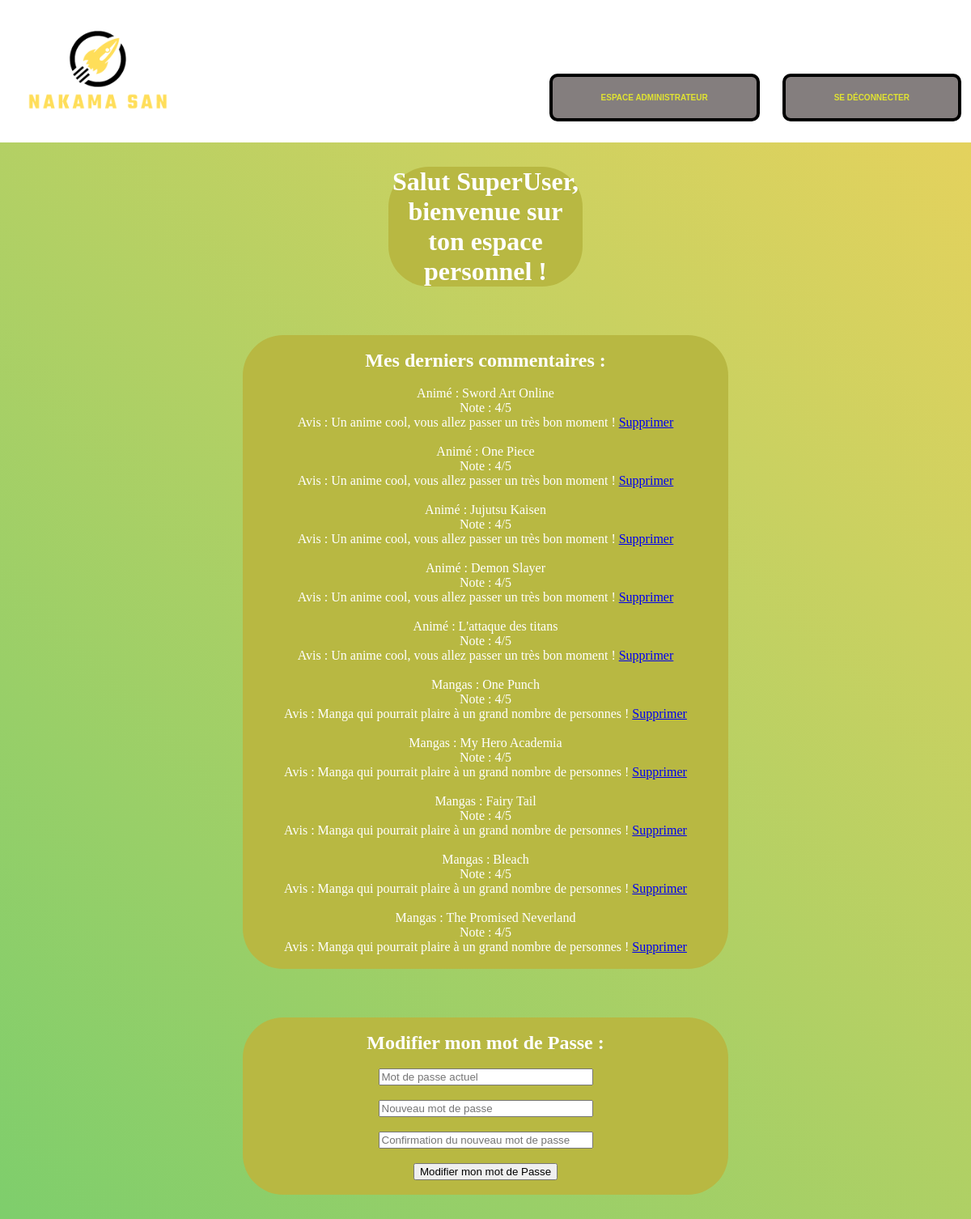
The app's page /IO2/php/pageProfile.php (signed in) with its own data.
### tables this page shows
CREATE TABLE `commentaires` (
  `user_id` int(11) NOT NULL,
  `anime_id` int(11) NOT NULL,
  `avis` text NOT NULL,
  `note` tinyint(4) NOT NULL,
  `commentaire_id` int(11) NOT NULL
);

CREATE TABLE `animes` (
  `id` int(11) NOT NULL,
  `synopsis` text NOT NULL,
  `video` varchar(255) NOT NULL,
  `image` text NOT NULL,
  `titre` varchar(255) NOT NULL,
  `note` decimal(3,2) NOT NULL DEFAULT -1.00
);

CREATE TABLE `commentaires_mangas` (
  `user_id` int(11) NOT NULL,
  `manga_id` int(11) NOT NULL,
  `avis` text NOT NULL,
  `note` tinyint(4) NOT NULL,
  `commentaire_id` int(11) NOT NULL
);

CREATE TABLE `mangas` (
  `id` int(11) NOT NULL,
  `synopsis` text NOT NULL,
  `titre` varchar(255) NOT NULL,
  `image` text NOT NULL,
  `note` decimal(3,2) NOT NULL DEFAULT -1.00
);

### IO2/php/verifConnexion.php (called while the page is built, shortened)
<?php
function verifSouvenirDeMoi() {
  return false;
}
function estConnecte() {
  if (verifSouvenirDeMoi() == true || isset($_SESSION['auth'])) {
    return true;
  }
  return false;
}
?>

### IO2/php/pageProfile.php (the view, shortened to what this page needs)
<!DOCTYPE html>
<html lang="fr">
<head>
    <link rel="stylesheet" href="../css/style.css">
    <link rel="stylesheet" href="../css/profile.css">
</head>
<header>
    <div class="droite"><a href="../index.php" ><img src="../image/Nakama San2.png" width=40% height=40%></a></div>
<?php
require_once 'verifConnexion.php';
if(!estConnecte()){
      header('Location: ../page de connexion/connexion1.php');
 } elseif($_SESSION['auth']['admin'] != 0) {?>
    <div class="formulaire">
      <a href="espaceAdmin.php"><input type="button" value="Espace Administrateur" ></a>
      <a href="deconnexion.php"><input type="button" value="Se déconnecter"></a>
    </div>
<?php } ?>
</header>
<body>
    <div class="colorbox">
        <center><h1 class="active">Salut <?php echo $_SESSION['auth']['pseudo'] ?>, bienvenue sur ton espace personnel !</h1> <br></center>
        <center><div class="active2">
          <div class="ajouterM">
          <br>
        <center><h2>Mes derniers commentaires : </h2> <br></center>
        <center><?php
          $q = $db->prepare('SELECT * FROM commentaires WHERE user_id=:user_id');
          $q->execute(['user_id' => $_SESSION['auth']['id']]);
          $res = $q->fetchAll();
          $res = array_reverse($res);
          foreach($res as $ress) {
            $q = $db->prepare('SELECT titre FROM animes WHERE id =:id');
            $q->execute(['id' => $ress['anime_id']]);
            $res2 = $q->fetch();
            echo "Animé : ".$res2['titre']."<br> Note : ".$ress['note']."/5 <br> Avis : ".$ress['avis']." <a href=\"suppression.php?commentaire=".$ress['commentaire_id']."\">Supprimer</a><br><br>";
          }
          $q = $db->prepare('SELECT * FROM commentaires_mangas WHERE user_id=:user_id');
          $q->execute(['user_id' => $_SESSION['auth']['id']]);
          $res = $q->fetchAll();
          $res = array_reverse($res);
          foreach($res as $ress) {
            $q = $db->prepare('SELECT titre FROM mangas WHERE id =:id');
            $q->execute(['id' => $ress['manga_id']]);
            $res2 = $q->fetch();
            echo "Mangas : ".$res2['titre']."<br> Note : ".$ress['note']."/5 <br> Avis : ".$ress['avis']." <a href=\"suppression.php?commentaireMangas=".$ress['commentaire_id']."\">Supprimer</a><br><br>";
          }
          ?></center>
          </div></div></center>
          <center><div class="active2">
          <div class="ajouterM">
          <br>
          <h2>Modifier mon mot de Passe : </h2>
          <br>
              <form  method="post">
                      <input type="password" name="pwd" size="30" placeholder="Mot de passe actuel" class="i-box" required>
                      <br><br>
                      <input type="password" name="newpwd" size="30" placeholder="Nouveau mot de passe" class="i-box" required>
                      <br><br>
                      <input type="password" name="Cnewpwd" size="30" placeholder="Confirmation du nouveau mot de passe" class="i-box" required>
                      <br><br>
                      <input type="submit" name="send" size="15" value="Modifier mon mot de Passe" class="buton">
                      <br>
                      <br>
              </form>
              ?></div></div></center>
    </div>
</body>
</html>

### IO2/css/style.css (style rules this page uses)
header { overflow: hidden; background-color: white; padding: 20px 10px; }
* { margin: 0; }
header a { text-align: center; padding: 12px; text-decoration: none; font-size: 15px; line-height: 25px; border-radius: 4px; }

### IO2/css/profile.css (style rules this page uses)
.formulaire { margin: 6px 0; cursor: pointer; position: absolute; top: 5%; right: 0px; }
input[type=button] { background-color: rgb(132, 126, 126); border: 4px solid rgb(0, 0, 0); border-radius: 10px; color: rgb(225, 228, 49); display: inline-flexbox; font-size: 10px; font-weight: bold; margin: 10px auto; padding: 2em 6em; position: relative; text-transform: uppercase; }
input[type=button], input[type=button]:after { -webkit-transition: all 0.3s; -moz-transition: all 0.3s; -o-transition: all 0.3s; transition: all 0.3s; }
input[type=button]::before, input[type=button]::after { background: rgb(235, 53, 53); content: ""; position: absolute; z-index: -1; }
input[type=button]::after { height: 0; left: 0; top: 0; width: 100%; }
.active { width : 20%; height: 50%; background-color: rgb(184, 184, 66); color: rgb(255, 255, 255); animation: mymove 1s infinite; border-radius: 50px; font-size: auto; display: inline-block !important; vertical-align: middle; float: none; margin:30px; }
.droite { float:left; padding : 1%; }
.colorbox { overflow-x:hidden; background: linear-gradient(-135deg, #e4d25d, #7ece6c) !important; }
.active2 { width : 50%; height: 50%; background-color: rgb(184, 184, 66); color: rgb(255, 255, 255); animation: mymove 1s infinite; border-radius: 50px; display: inline-block; font-size: auto; vertical-align: middle; float: none; margin:30px; }

### records on screen
commentaires: anime.titre "Sword Art Online", note "4", avis "Un anime cool, vous allez passer un très bon moment !"
commentaires: anime.titre "One Piece", note "4", avis "Un anime cool, vous allez passer un très bon moment !"
commentaires: anime.titre "Jujutsu Kaisen", note "4", avis "Un anime cool, vous allez passer un très bon moment !"
commentaires: anime.titre "Demon Slayer", note "4", avis "Un anime cool, vous allez passer un très bon moment !"
commentaires: anime.titre "L'attaque des titans", note "4", avis "Un anime cool, vous allez passer un très bon moment !"
commentaires_mangas: manga.titre "One Punch", note "4", avis "Manga qui pourrait plaire à un grand nombre de personnes !"
commentaires_mangas: manga.titre "My Hero Academia", note "4", avis "Manga qui pourrait plaire à un grand nombre de personnes !"
commentaires_mangas: manga.titre "Fairy Tail", note "4", avis "Manga qui pourrait plaire à un grand nombre de personnes !"
commentaires_mangas: manga.titre "Bleach", note "4", avis "Manga qui pourrait plaire à un grand nombre de personnes !"
commentaires_mangas: manga.titre "The Promised Neverland", note "4", avis "Manga qui pourrait plaire à un grand nombre de personnes !"

### other values on screen
$_SESSION['auth']['pseudo'] "SuperUser"
